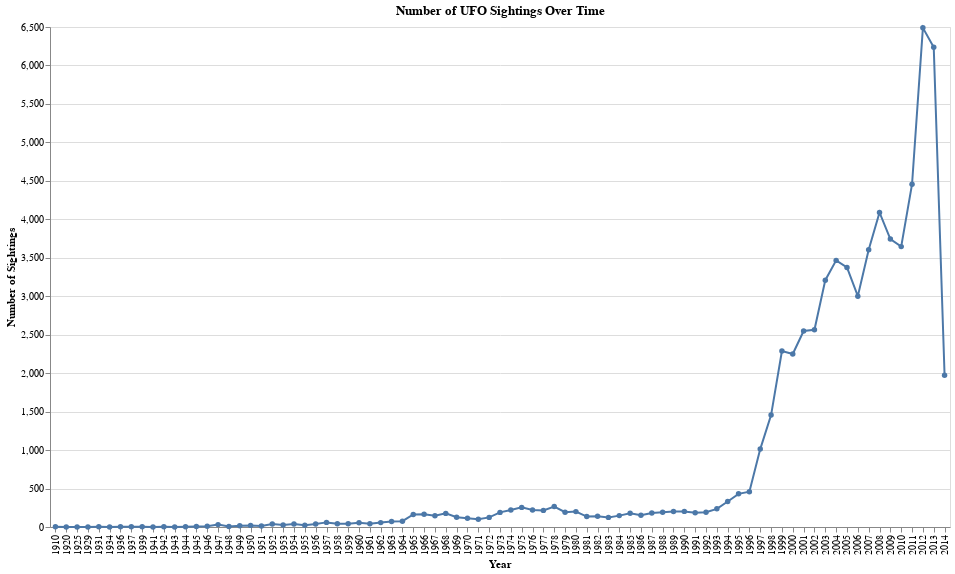

The notebook cell this image was saved under:
### Code cell
chart1 = alt.Chart(yearly_sightings).mark_line(point=True).encode(
    x=alt.X('year:O', title='Year'),
    y=alt.Y('count:Q', title='Number of Sightings'),
    tooltip=['year', 'count']
).properties(
    width=900,
    height=500,
    title="Number of UFO Sightings Over Time"
)
chart1

### Figure 1 — Vega-Lite specification as saved in the notebook (floating-point values rounded to 4 significant figures)
{"config": {"view": {"continuousWidth": 300, "continuousHeight": 300}}, "data": {"name": "data-ae52111d25e649d5881996a03d88ec16"}, "mark": {"type": "line", "point": true}, "encoding": {"tooltip": [{"field": "year", "type": "quantitative"}, {"field": "count", "type": "quantitative"}], "x": {"field": "year", "title": "Year", "type": "ordinal"}, "y": {"field": "count", "title": "Number of Sightings", "type": "quantitative"}}, "height": 500, "title": "Number of UFO Sightings Over Time", "width": 900, "$schema": "https://vega.github.io/schema/vega-lite/v5.20.1.json", "datasets": {"data-ae52111d25e649d5881996a03d88ec16": [{"year": 1910, "count": 2}, {"year": 1920, "count": 1}, {"year": 1925, "count": 1}, {"year": 1929, "count": 1}, {"year": 1931, "count": 2}, {"year": 1934, "count": 1}, {"year": 1936, "count": 2}, {"year": 1937, "count": 2}, {"year": 1939, "count": 3}, {"year": 1941, "count": 1}, {"year": 1942, "count": 2}, {"year": 1943, "count": 1}, {"year": 1944, "count": 3}, {"year": 1945, "count": 7}, {"year": 1946, "count": 9}, {"year": 1947, "count": 31}, {"year": 1948, "count": 7}, {"year": 1949, "count": 15}, {"year": 1950, "count": 21}, {"year": 1951, "count": 14}, {"year": 1952, "count": 38}, {"year": 1953, "count": 26}, {"year": 1954, "count": 39}, {"year": 1955, "count": 24}, {"year": 1956, "count": 38}, {"year": 1957, "count": 60}, {"year": 1958, "count": 43}, {"year": 1959, "count": 43}, {"year": 1960, "count": 55}, {"year": 1961, "count": 42}, {"year": 1962, "count": 57}, {"year": 1963, "count": 71}, {"year": 1964, "count": 76}, {"year": 1965, "count": 163}, {"year": 1966, "count": 166}, {"year": 1967, "count": 147}, {"year": 1968, "count": 177}, {"year": 1969, "count": 127}, {"year": 1970, "count": 115}, {"year": 1971, "count": 100}, {"year": 1972, "count": 125}, {"year": 1973, "count": 190}, {"year": 1974, "count": 222}, {"year": 1975, "count": 255}, {"year": 1976, "count": 221}, {"year": 1977, "count": 216}, {"year": 1978, "count": 266}, {"year": 1979, "count": 193}, {"year": 1980, "count": 200}, {"year": 1981, "count": 136}, {"year": 1982, "count": 139}, {"year": 1983, "count": 125}, {"year": 1984, "count": 148}, {"year": 1985, "count": 178}, {"year": 1986, "count": 152}, {"year": 1987, "count": 182}, {"year": 1988, "count": 193}, {"year": 1989, "count": 202}, {"year": 1990, "count": 203}, {"year": 1991, "count": 185}, {"year": 1992, "count": 191}, {"year": 1993, "count": 236}, {"year": 1994, "count": 332}, {"year": 1995, "count": 431}, {"year": 1996, "count": 459}, {"year": 1997, "count": 1013}, {"year": 1998, "count": 1455}, {"year": 1999, "count": 2288}, {"year": 2000, "count": 2249}, {"year": 2001, "count": 2548}, {"year": 2002, "count": 2564}, {"year": 2003, "count": 3209}, {"year": 2004, "count": 3466}, {"year": 2005, "count": 3374}, {"year": 2006, "count": 3001}, {"year": 2007, "count": 3604}, {"year": 2008, "count": 4089}, {"year": 2009, "count": 3743}, {"year": 2010, "count": 3645}, {"year": 2011, "count": 4456}, {"year": 2012, "count": 6489}, {"year": 2013, "count": 6237}, {"year": 2014, "count": 1973}]}}
